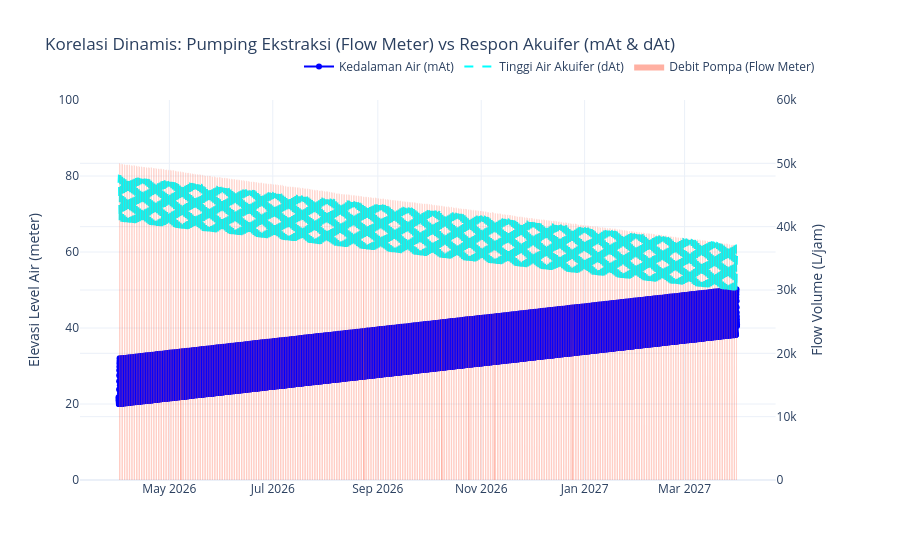

Notebook code cell kept with this figure:
### Code cell
import plotly.graph_objects as go
from plotly.subplots import make_subplots

# Gunakan data 3 hari pertama dari `df` yang telah Anda bangkitkan sebelumnya
df_3days = df # .head(72).copy()

# ==============================================================================
# 1 & 3. VISUALISASI INTERAKTIF PLOTLY: OVERLAY mAt, dAt, DAN FLOW METER
# ==============================================================================

# Membuat subplot dengan 2 Sumbu Y (Sumbu Primer dan Sumbu Sekunder)
fig = make_subplots(specs=[[{"secondary_y": True}]])

# [TRACE 1] mAt pada Sumbu Y Primer 
# mAt ditambahkan, arah pergerakan akan berlawanan / terbalik dari dAt secara absolut (cermin)
fig.add_trace(
    go.Scatter(
        x=df_3days['Timestamp'], y=df_3days['mAt'], 
        name="Kedalaman Air (mAt)",
        mode='lines+markers', line=dict(color='blue', width=2),
        hovertemplate='%{y:.2f} m<extra></extra>'
    ),
    secondary_y=False,
)

# [TRACE 2] dAt pada Sumbu Y Primer
# dAt + mAt akan selalu berjumlah sama dengan K_Sumur (100m)
fig.add_trace(
    go.Scatter(
        x=df_3days['Timestamp'], y=df_3days['dAt'], 
        name="Tinggi Air Akuifer (dAt)",
        mode='lines', line=dict(color='cyan', dash='dash', width=2),
        hovertemplate='%{y:.2f} m<extra></extra>'
    ),
    secondary_y=False,
)

# [TRACE 3] Flow Meter pada Sumbu Y Sekunder (Sisi Kanan)
# Diberikan warna kemerahan dan shading fill agar jelas fase pompa ON/OFF
fig.add_trace(
    go.Scatter(
        x=df_3days['Timestamp'], y=df_3days['Flow_Meter'], 
        name="Debit Pompa (Flow Meter)",
        fill='tozeroy', mode='lines', line=dict(color='rgba(255, 99, 71, 0.6)', width=0),
        hovertemplate='%{y:,.0f} L/jam<extra></extra>'
    ),
    secondary_y=True,
)

# Kustomisasi Tampilan & Layout
fig.update_layout(
    title_text="Korelasi Dinamis: Pumping Ekstraksi (Flow Meter) vs Respon Akuifer (mAt & dAt)",
    hovermode="x unified",
    template="plotly_white", # Diubah ke dark mode agar garis bersinar dengan kontras tinggi
    legend=dict(orientation="h", yanchor="bottom", y=1.05, xanchor="right", x=1)
)

# Sumbu Y Primer untuk range meter (Kedalaman sumur max 100m)
fig.update_yaxes(title_text="Elevasi Level Air (meter)", range=[0, 100], secondary_y=False)
# Sumbu Y Sekunder untuk skala Debit Pompa (0 L/j s.d 60.000 L/j)
fig.update_yaxes(title_text="Flow Volume (L/jam)", range=[0, 60000], secondary_y=True)

fig.show()

# ==============================================================================
# 2. FUNGSI PEMBUKTIAN PENYEBAB FLUKTUASI LOGARITMIK mAt
# ==============================================================================

def buktikan_sumber_fluktuasi(df):
    """
    Fungsi analisa hidrogeologi untuk memverifikasi apakah 
    perubahan fluktuasi mAt diakibatkan oleh osilasi alami akuifer 
    (seperti barometric pressure atau earth-tides) ATAU oleh sistem *Drawdown* ekstraktif.
    """
    print("-" * 65)
    print("HASIL DIAGNOSTIK: UJI PENYEBAB OSILASI MUKA AIR TANAH (mAt)")
    print("-" * 65)
    
    # 1. Analisis Amplitudo (Rentang Jarak Fluktuasi)
    amplitudo = df['mAt'].max() - df['mAt'].min()
    print(f"1. Amplitudo (Max - Min mAt): {amplitudo:.2f} meter")
    
    if amplitudo > 1.5:
        print("   ✓ Indikator Positif: Rentang turun/naik mAt sangat drastis.")
        print("     (Osilasi alami akibat tekanan atmosfir murni umumnya hanya < 0.2 meter)")
    else:
        print("   ✗ Indikator Negatif : Perubahan terlalu kecil, mungkin hanya tekanan sisa.")

    # 2. Analisis Derivatif Waktu vs Fase Pemompaan (Laju per Jam)
    # Laju Perubahan: jika positif -> mAt bertambah dalam (Air Turun)
    df_temp = df.copy()
    df_temp['rate_mAt_perjam'] = df_temp['mAt'].diff().fillna(0)
    
    # Memisahkan rate berdasarkan status debit pompa nyala atau mati
    rata_laju_saat_pompa_ON = df_temp[df_temp['Flow_Meter'] > 0]['rate_mAt_perjam'].mean()
    rata_laju_saat_pompa_OFF = df_temp[df_temp['Flow_Meter'] <= 0]['rate_mAt_perjam'].mean()
    
    print("\n2. Analisis Kecepatan Laju Permukaan Air (m/jam):")
    print(f"   - Kecepatan Muka Air Saat Pompa ON  : {rata_laju_saat_pompa_ON:+.2f} m/jam (Air Terkuras)")
    print(f"   - Kecepatan Muka Air Saat Pompa OFF : {rata_laju_saat_pompa_OFF:+.2f} m/jam (Air Naik/Memulih)")
    
    # 3. Analisis Korelasi (Pearson Coefficient)
    korelasi_pompa_dan_air = df_temp['mAt'].corr(df_temp['Flow_Meter'])
    print(f"\n3. Korelasi Bivariate (mAt vs Status Ekstraksi Pompa): {korelasi_pompa_dan_air:.2f}")
    
    # Kesimpulan Akhir
    print("\nKESIMPULAN HIPOTESIS:")
    if amplitudo > 1.5 and rata_laju_saat_pompa_ON > 0 and abs(korelasi_pompa_dan_air) > 0.4:
        print("=> VERIFIED: Ini BUKAN osilasi efek pasang surut (tides) alami tekanan akuifer.")
        print("=> REASON  : Terdapat dependensi multivariat yang sangat kuat antara mAt dengan debit. ")
        print("   Oleh karenanya terbukti ada siklus DRAWDOWN yang diinduksi paksa (Antropogenik) melalui metode pemompaan.")
    else:
        print("=> GAGAL DIVERIFIKASI: Perubahan tidak menunjukkan ciri-ciri Drawdown buatan yang konsisten.")
        print("   Osilasi yang terjadi mungkin dikarenakan faktor alami eksternal (tekanan barometrik / recharge).")
    print("-" * 65)

# Panggil fungsinya
buktikan_sumber_fluktuasi(df)

### Figure 1 — Plotly figure (JSON) as saved in the notebook; plotly's stock layout.template omitted (floating-point values rounded to 4 significant figures; data arrays with more than 128 entries replaced by an {"elided": "..."} marker saying what was removed)
{"data": [{"hovertemplate": "%{y:.2f} m<extra></extra>", "line": {"color": "blue", "width": 2}, "mode": "lines+markers", "name": "Kedalaman Air (mAt)", "type": "scatter", "x": {"elided": "8760 str values"}, "xaxis": "x", "y": {"elided": "8760 float values"}, "yaxis": "y"}, {"hovertemplate": "%{y:.2f} m<extra></extra>", "line": {"color": "cyan", "dash": "dash", "width": 2}, "mode": "lines", "name": "Tinggi Air Akuifer (dAt)", "type": "scatter", "x": {"elided": "8760 str values"}, "xaxis": "x", "y": {"elided": "8760 float values"}, "yaxis": "y"}, {"fill": "tozeroy", "hovertemplate": "%{y:,.0f} L/jam<extra></extra>", "line": {"color": "rgba(255, 99, 71, 0.6)", "width": 0}, "mode": "lines", "name": "Debit Pompa (Flow Meter)", "type": "scatter", "x": {"elided": "8760 str values"}, "xaxis": "x", "y": {"elided": "8760 int values"}, "yaxis": "y2"}], "layout": {"hovermode": "x unified", "legend": {"orientation": "h", "x": 1, "xanchor": "right", "y": 1.05, "yanchor": "bottom"}, "title": {"text": "Korelasi Dinamis: Pumping Ekstraksi (Flow Meter) vs Respon Akuifer (mAt & dAt)"}, "xaxis": {"anchor": "y", "domain": [0, 0.94]}, "yaxis": {"anchor": "x", "domain": [0, 1], "range": [0, 100], "title": {"text": "Elevasi Level Air (meter)"}}, "yaxis2": {"anchor": "x", "overlaying": "y", "range": [0, 60000], "side": "right", "title": {"text": "Flow Volume (L/jam)"}}}}
